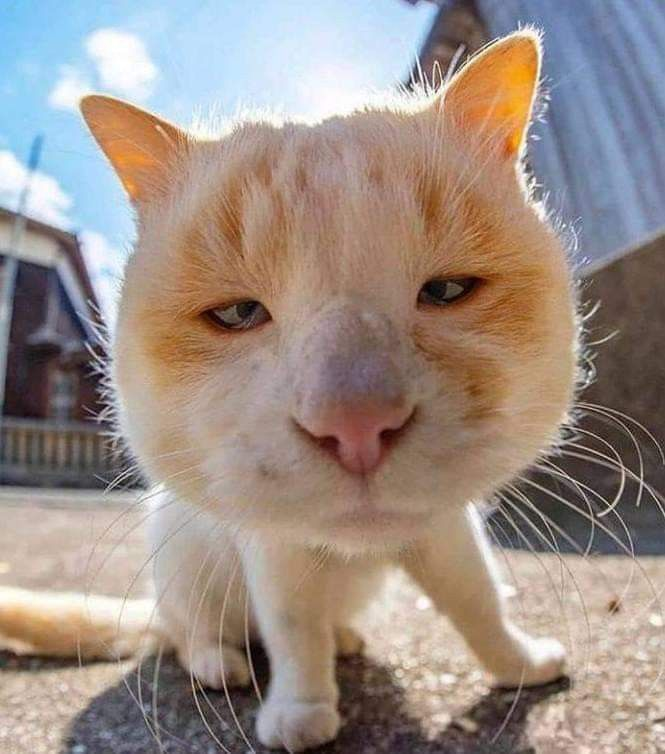
#> input picture Kucing Orange.jpeg, 665 x 754 px
$ jupyter execute --allow-errors 'Transformasi Citra.ipynb'   (older library calls are emulated)
#> lines starting #> are read from the running program, lines starting #| are printed output that depends on the picture
TRANSFORMASI CITRA

Nama    : Rizki Muhammad Syarif

NIM     : 1207070111

Kelas   : TKK

Transformasi Twirl

[cell 1]
import matplotlib.pyplot as plt
from skimage import io
from skimage.transform import swirl

#> (the rest of this cell did not finish here and is left out)

Translation

[cell 2]
import cv2 as cv
import numpy as np
import matplotlib.pyplot as plt

image = cv.imread("Kucing Orange.jpeg")
#> image is the input picture: shape (754, 665, 3); mean B, G, R 135, 142.6, 156.7
h, w = image.shape[:2]
#> h = 754; w = 665
half_height, half_width = h // 4, w // 8
#> half_height = 188; half_width = 83
transition_matrix = np.float32([[1, 0, half_width],[0, 1, half_height]])
#> transition_matrix = [[1, 0, 83], [0, 1, 188]]
img_transition = cv.warpAffine(image, transition_matrix, (w, h))
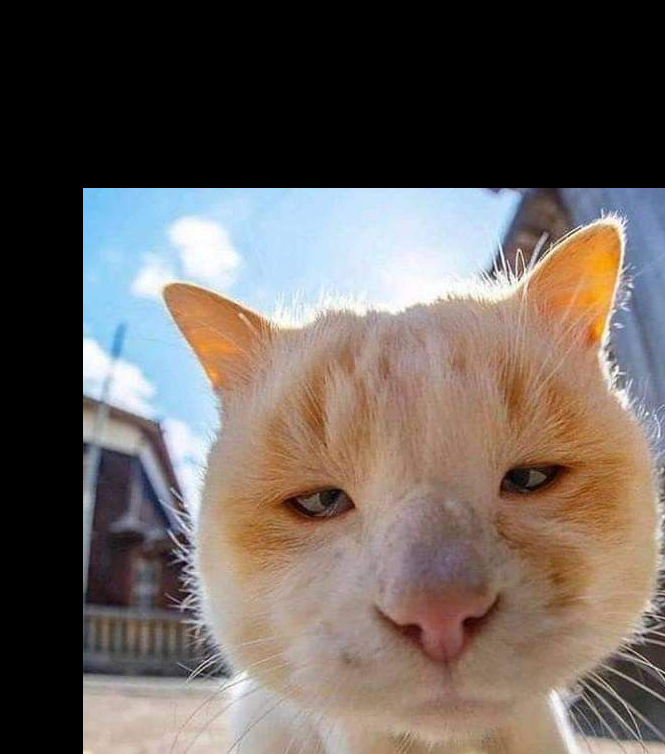
#> img_transition: shape (754, 665, 3); mean B, G, R 91.6, 96.9, 106.5
plt.imshow(cv.cvtColor(img_transition, cv.COLOR_BGR2RGB))
plt.title("Translation")
plt.axis('off')
plt.show()

Rotation

[cell 3]
import cv2 as cv
import numpy as np
import matplotlib.pyplot as plt

image = cv.imread("Kucing Orange.jpeg")
h, w = image.shape[:2]

rotation_matrix = cv.getRotationMatrix2D((w/2, h/2), 180, 0.5)
rotated_image = cv.warpAffine(image, rotation_matrix, (w, h))
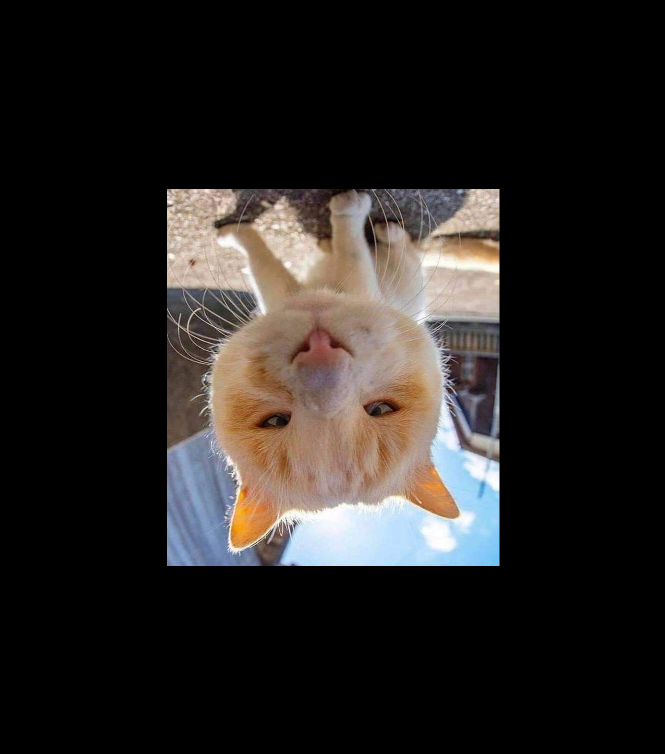
#> rotated_image: shape (754, 665, 3); mean B, G, R 33.8, 35.7, 39.2

plt.imshow(cv.cvtColor(rotated_image, cv.COLOR_BGR2RGB))
plt.title("Rotation")
plt.axis('off')
plt.show()

Interpolation

[cell 4]
import mahotas as mh
import numpy as np
from pylab import imshow, show

regions = np.zeros((8,8), bool)
regions[:3,:3] = 1
regions[6:,6:] = 1
labeled, nr_objects = mh.label(regions)
imshow(labeled, interpolation='nearest')
show()
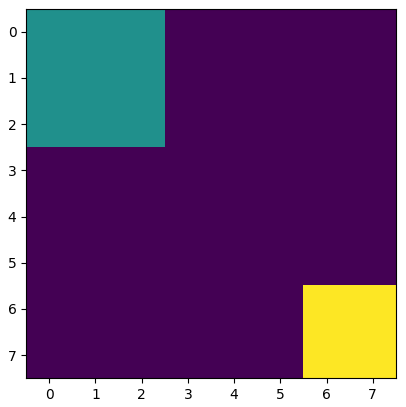
#> figure drawn by matplotlib, 1 panel

$ run again, with Oyen.jpeg copied over Kucing Orange.jpeg
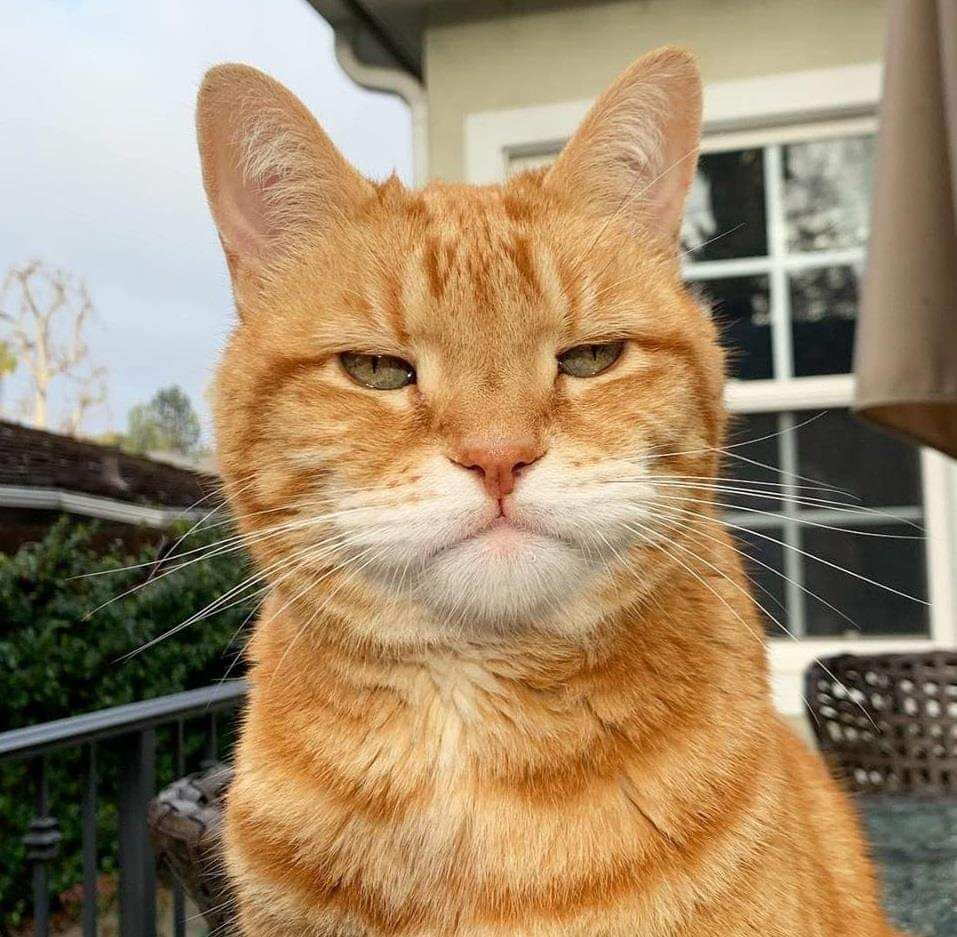
#> input picture Oyen.jpeg, 957 x 937 px
#> image is the input picture: shape (937, 957, 3); mean B, G, R 106.6, 137.4, 160.9
#> `img_transition = cv.warpAffine(image, transition_matrix, (w, h))`:
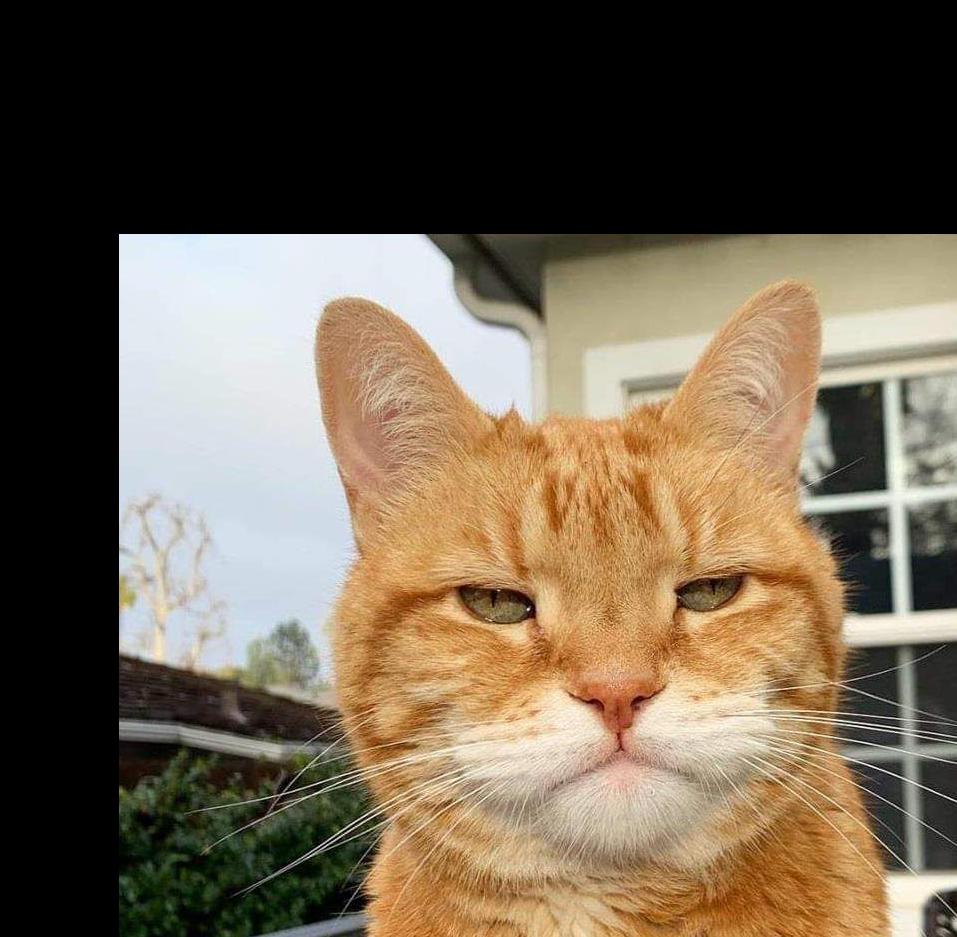
#> img_transition: shape (937, 957, 3); mean B, G, R 79.8, 98.1, 111.7
#> `rotated_image = cv.warpAffine(image, rotation_matrix, (w, h))`:
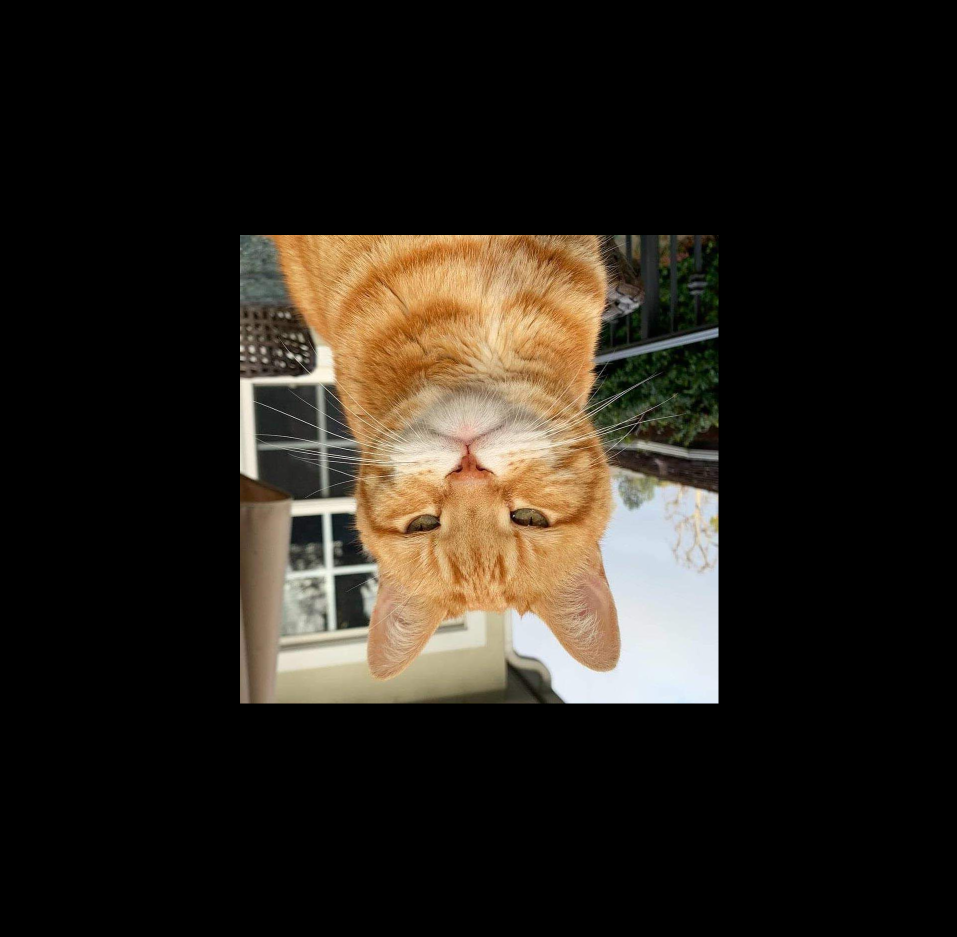
#> rotated_image: shape (937, 957, 3); mean B, G, R 26.7, 34.4, 40.3

$ run again, with cute cat pfp.jpeg copied over Kucing Orange.jpeg
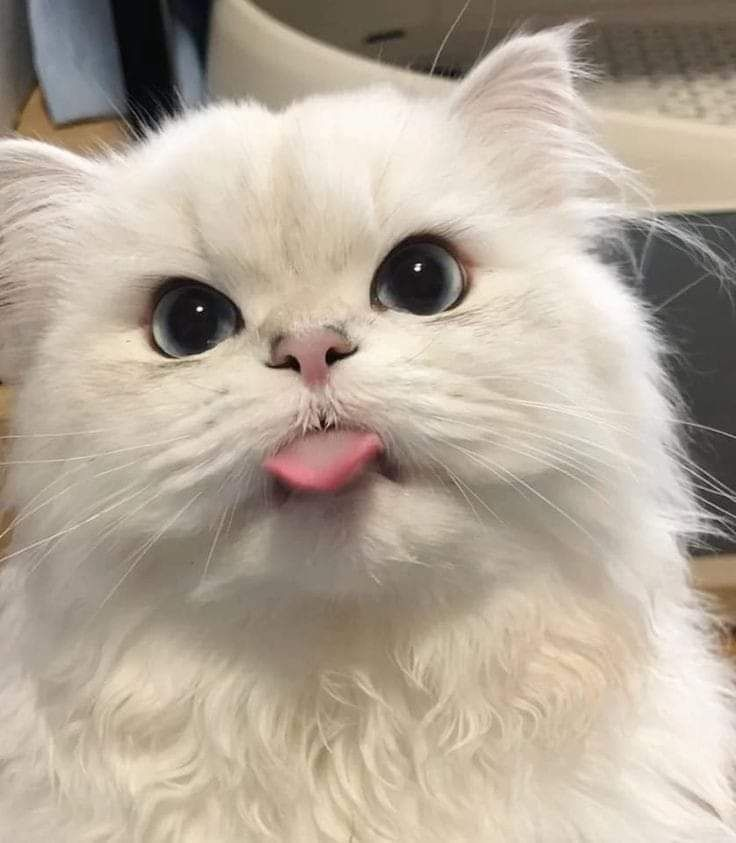
#> input picture cute cat pfp.jpeg, 736 x 843 px
#> image is the input picture: shape (843, 736, 3); mean B, G, R 153.6, 168.3, 180.5
#> `img_transition = cv.warpAffine(image, transition_matrix, (w, h))`:
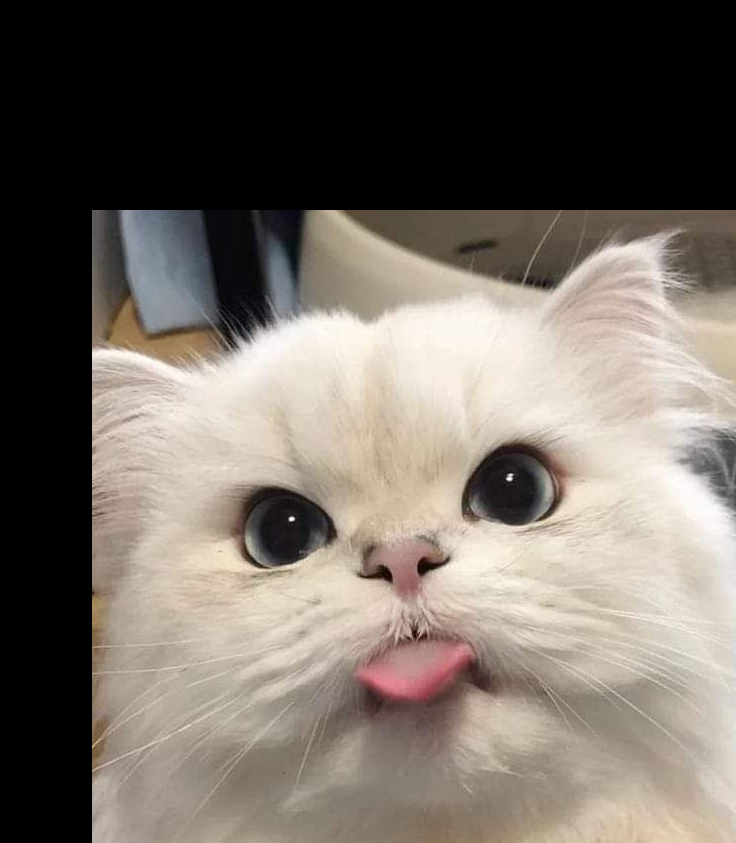
#> img_transition: shape (843, 736, 3); mean B, G, R 99.8, 108.3, 116.1
#> `rotated_image = cv.warpAffine(image, rotation_matrix, (w, h))`:
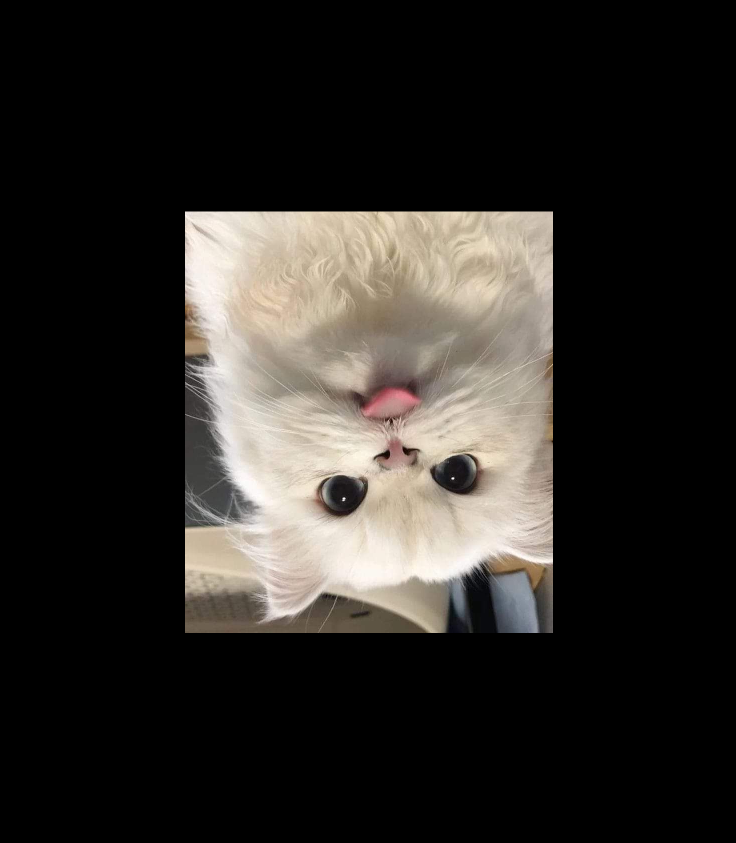
#> rotated_image: shape (843, 736, 3); mean B, G, R 38.5, 42.1, 45.2
